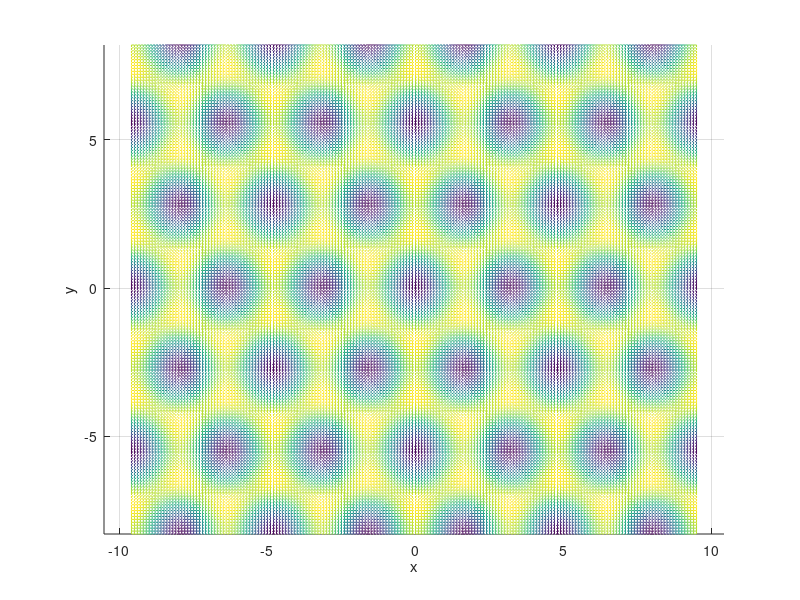

This chart was generated by the following MATLAB code: (Note: this script raises an error after producing the figure.)
% This code solves coupled Hartree-Fock eqs for the wave functions (WFs) psi{i}; 
% the equations are worked out in a separate pile (Derivation of Hartree-Fock for bosons,
% started 7/4/20), and the method's technical details are described in (Working out the
% AITEM for Hartree-Fock, started 7/6/20). 
% In short, equations consist of the Hartree part plus the exchange term (which is more
% expensive to compute than the Hartree part). 
% 
% (-del^2 + Vext + sum_{j~=i} int dr' VHeHe(r-r') |psi_j(r')|^2 ) psi_i   % <- Hartree
%   + sum_{j~=i} int dr' VHeHe(r-r') psi_j^*(r') psi_i^*(r') psi_j(r)     % <- Fock
%   - U <NinvU, U>^{-1} <Ninv U, L00u>  = 0                               % <- ensuring orthonormality
%
% This last term is worked out in Ref. [1] below. 
%
% The locations of the WFs in the graphene lattice are labeled along rows.
% In ..._v4 (compared to earlier versions) I automated the setup of an arbitrary
% (within reason) number of He atoms. 
%
% The organization of code follows that of spin1_BEC_ManyInitialConditions.m from my
% 2009-2010 Multi-component ITEM work [1].
%
% ********************************************************************************************
% Unlike in the "original" (= non-ME) version of this code, where I use two methods: 
% AITEM (simpler) or CGM (more complicated to code),
% here I use only the AITEM, to make the code simpler.
% ********************************************************************************************

%
% Reference:
% [1] My paper "Convergence conditions for iterative methods seeking multi-component solitary waves ...",
%     Mathematics and Computers in Simulation 81 (2011) 1572--1592.

clear all

savemyresults = 0;                    % 1 => save results in a file 
                                      % 0 => do not save results
if savemyresults == 1
    savedfilename = 'saveddata/22012501';
end

loadinitialus = 0;                    % 0 => use Gaussian-like us set up in the code;
                                      % 1 => load us from a file (this option is used when
                                      %       I had to stop a running file that had made progress
                                      %       toward the final solution, save its current variables, 
                                      %       and use those as the initial condition)
                                      
loadVext = 0;                         % 0 => use the model Vext generated inside the code
                                      % 1 => load a Vext provided by Jiang
                                      
softenVHeHe = 1;                      % 0 => use the original (Aziz) VHeHe
                                      % 1 => use VHeHe softened due to z-spread 


% ----------------------------------------------------------------------------------

% How often (after how many iterations) we display results and save data:
nplot = 200;                            % plot every nplot-th iteration 
nsave = 1000;


% - Set up the spatial domain:
% We use nondimensional units throughout; therefore, our VHeHe potential 
% (defined later) will also have to be in nondimensional units. 
uniform_strain = 0.3; 
a0 = 1.42* (1 + uniform_strain); %2.495/2.46;                            % side of graphene lattice [A]
% % % % The x- and y-periods, defined next, will be slightly adjusted later, 
% % % % to ensure that each period has an integer number of grid points:
% NO, now adjustment is needed: they are automatically defined to contain an integer number of pts...
per_x = a0*sqrt(3);                   
per_y = a0*3;                         % periods of Vext [A];
                                      % hence the dimensions of the grid must be multiple of these
space_scale = sqrt(3)*a0/pi;          % scale (in [A]) between nondimensional
                                      % and dimensional spacial variables
 
Numper_x = 6;
Numper_y = 3;                         % numbers of periods in x and y
% Total lengths along x and y, which will be adjusted slightly *soon*, to ensure that
% each period has an integer number of grid points:
xlength = Numper_x * per_x /space_scale; 
ylength = Numper_y * per_y /space_scale;  
Nx = 1/2* Numper_x/2 * 2^7;     
Ny = 1/2* Numper_y/2* 7/4* 2^7;                % number of points along x and y
                                          % (the factor 7/4 approximates per_y/per_x = sqrt(3))
dx = xlength/Nx;  dy = ylength/Ny;    % mesh sizes along x and y
% % % % Now adjust per_{x,y} to ensure that they contain an integer number of grid points,
% % % % and subsequently adjust {x,y}lengths:
% % % % per_x = round( (per_x/space_scale)/dx ) *dx*space_scale;
% % % % per_y = round( (per_y/space_scale)/dy ) *dy*space_scale;
% % % xlength = Numper_x * per_x /space_scale; 
% % % ylength = Numper_y * per_y /space_scale; 
x = [-xlength/2 :dx: xlength/2-dx];
y = [-ylength/2 :dy: ylength/2-dy];   % domains along x and y
[X,Y] = meshgrid(x,y);                % X is the Ny-by-Nx matrix that has x along each row, 
                                      %  and columns are all identical;
                                      % Y is the Ny-by-Nx matrix that has y along each column, 
                                      %  and rows are all identical.
dxdy = dx*dy;
      
xdim = x*space_scale;                 % [A] these are needed only for plotting
ydim = y*space_scale;


% - Define the spectral domain (used in convolution-type integration):
dkx = 2*pi/xlength;
dky = 2*pi/ylength;
kx = dkx*[0:Nx/2-1  -Nx/2:-1];
ky = dky*[0:Ny/2-1  -Ny/2:-1];       % k-domains along kx and ky
[KX,KY] = meshgrid(kx,ky);           % KX is the Ny-by-Nx matrix that has kx along each row, 
                                     %  and columns are identical;
                                     % KY is the Ny-by-Nx matrix that has ky along each column, 
                                     %  and rows are identical.
mfftdel2 = KX.^2 + KY.^2;            % (-del^2) in Fourier space 
                  

% - Set up the lattice vectors in direct and reciprocal space;
% notations x,y stand for the x,y-components in the rectangular coordinate system.
% Direct lattice vectors (nondimensional):
a1x = per_x/2 /space_scale;
a1y = per_y/2 /space_scale;  
a2x = - a1x;
a2y = a1y;
a1vec = [a1x; a1y];
a2vec = [a2x; a2y];

% Reciprocal lattice vectors (nondimensional):
gmat = 2*pi*inv([a1vec, a2vec].');
g1vec = gmat(:,1);
g2vec = gmat(:,2);
g3vec = g1vec + g2vec;               % auxiliary; we will be needed only for construction of Vext
                                     % Note: These notations of g{1,2,3} reciprocal lattice vectors
                                     %       have absolutely nothing to do with psi{1,2,3}.
g1x = g1vec(1);
g1y = g1vec(2);
g2x = g2vec(1);
g2y = g2vec(2);
g3x = g3vec(1);
g3y = g3vec(2);

g4vec = g1vec + g3vec;
g5vec = g2vec - g1vec;
g6vec = g2vec + g3vec;

g4x = g4vec(1);
g4y = g4vec(2);
g5x = g5vec(1);
g5y = g5vec(2);
g6x = g6vec(1);
g6y = g6vec(2);

% - Construct the external potential Vext:
xshift_Vext = 1*per_x/2 * rem(Numper_x * Numper_y, 2) /space_scale;
                                 % The minimum of Vext is shifted from 0 by this amount along x.
                                 % (The coefficient in front of per_x must be 1!
                                 %  If I set it to 0, the atoms are
                                 %  initially at the shallow saddle points
                                 %  on the ridges of graphene bonds.
                                 %  With this initial condition, the iterations still produce an error that
                                 %  decreases to ~10^-6 in the equation norm. However, then the
                                 %  iterations begin to diverge, albeit very slowly, and eventually 
                                 %  settle down to the solution with atoms at the wells of Vext.)
                                 % This shift is different than in the 1/3 and 2/3 codes,
                                 % for the reason explained before the loop where coordinates
                                 % of the centers of atoms are set up.
                                     
E_R = 9.89/(1 + 1*uniform_strain)^2;  % recoil energy [K], used as the energy scale 
                                     
if loadVext == 0                                     
%     Vext0 = 1*24/(E_R*4.5);                         % controls amplitude of Vext
%                                          % (Vext's full-swing amplitude = 4.5*Vext0)
%     Vext_nextharm = -1*Vext0*0.016;         % amplitude of the next harmonic
    
    Vext0 = 5.56/E_R;                         % controls amplitude of Vext
                                     % (Vext's full-swing amplitude = 4.5*Vext0)
    Vext_nextharm = -1.9e-2/E_R;         % amplitude of the next harmonic

    Xshifted_Vext = X - xshift_Vext;
    Vext = -Vext0*( cos( g1x*Xshifted_Vext + g1y*Y ) + ...
                    cos( g2x*Xshifted_Vext + g2y*Y ) + ...
                    cos( g3x*Xshifted_Vext + g3y*Y )) + ...
           -Vext_nextharm*( cos( g4x*Xshifted_Vext + g4y*Y ) + ...
                            cos( g5x*Xshifted_Vext + g5y*Y ) + ...
                            cos( g6x*Xshifted_Vext + g6y*Y ));
else % loadVext == 1
    V_Graphene_He;     % this loads VHeC over 2 x-periods and 1 y-period
    V_Graphene_He_x;   % this loads XforVHeC
    V_Graphene_He_y;   % this loads XforVHeC
    
    xsizeVHeC = size(VHeC,2);
    
    % Cut off the middle of the potential, to make it 1 x-period only:
    adj_nx = 0;
    VHeC_adj = VHeC(:, 1 + xsizeVHeC/4 : end - xsizeVHeC/4);
    XforVHeC_adj = XforVHeC(:, 1 + xsizeVHeC/4 : end - xsizeVHeC/4);
    YforVHeC_adj = YforVHeC(:, 1 + xsizeVHeC/4 : end - xsizeVHeC/4);
    
    % Interpolate one period of the loaded Vext onto a 1x1-period rectangle:
    xauxVext = -per_x /space_scale/2 : dx : per_x /space_scale/2 - dx;
    yauxVext = -per_y /space_scale/2 : dy : per_y /space_scale/2 - dy;
    [XauxVext, YauxVext] = meshgrid(xauxVext, yauxVext);
    VHeC_1x1period = interp2(YforVHeC_adj/2/space_scale, XforVHeC_adj/2/space_scale, ...
                             VHeC_adj, XauxVext, YauxVext);
    
    figure(200); mesh(XauxVext, YauxVext, VHeC_1x1period); view(2)
    
    % Create a tile of this VHeC:
    VHeC_tiled = repmat(VHeC_1x1period, [Numper_y, Numper_x]);
    
    figure(201); mesh(VHeC_tiled); view(2)
    
    % Now shift this VHeC by an amount defined above:
    nxshift_Vext = round(xshift_Vext/dx); 
    Vext(:, nxshift_Vext+1 : Nx) = VHeC_tiled(:, 1 : Nx - nxshift_Vext);
    Vext(:, 1 : nxshift_Vext) = VHeC_tiled(:, Nx - nxshift_Vext+1 : Nx);
    
end

    
Vext_ampl = max(max(Vext)) - min(min(Vext));
                                     % this will be used in defining preconditioning operators
% Visually examine Vext:
figure(301);
mesh(xdim,ydim,Vext); view(2)
xlabel('x'); ylabel('y');
% xlim([-3 3]); ylim([-3, 3])
axis('equal')
% 
% 
% jghjghjgjg

% - Load and prepare the He-He potential:
He_Aziz95_reduced;                   %  NOTES: 
                                     % 1:
                                     % The "code" He_Aziz95_reduced.m, which contains
                                     % r and V of the potetntial in dimensional units in the
                                     % variable called r_V_95reduced.
                                     % This is the newest Aziz potential (of 1995) provided by Adrian.
                                     % The original Adrian's data are in file He_Aziz95.dat;
                                     % there, the distance goes to 100A. In the reduced version
                                     % used here, the distance goes to 30A, which is still more
                                     % than sufficient for our purposes. 
                                     % 2:
                                     % Here we load the data of the original, i.e., NOT softened,
                                     % potential. The SOFTENED data, accounting for the z-spread of
                                     % the wavefunction, are computed a few lines below by running
                                     % the code       He_Aziz95_reduced_SOFTENED.
                                     %
% - Nondimensionalize r and V:
r_HeHeextendto = 100;                % [A] This is the distance to which I need to extend VHeHe
                                     % to make sure that it covers the entire computational domain.
rHeHe = [r_V_95reduced(:,1);  r_HeHeextendto] / space_scale;  
        % I have to use the last element in case that my numerical grid for rHeHe_arr
        % goes beyond the actual values of r stored in He_Aziz95_reduced.m.

if  softenVHeHe == 0
    VHeHe = [r_V_95reduced(:,2);  0] / E_R;
else  % if softenVHeHe = 1
    He_Aziz95_reduced_SOFTENED;
    VHeHe = [Vhehe_softened';  0] / E_R; 
end

% - Define the r and V, which originally are vectors, on a grid:
rHeHe_arr = sqrt(X.^2+Y.^2);      
rHeHe_vec = reshape(rHeHe_arr, [1 ,Ny*Nx]);
                               % r-vector corresponding to grid, *not* r from He_potential file
VHeHe_vec = interp1(rHeHe, VHeHe, rHeHe_vec);
                                            % interpolate VHeHe on the above r-vector
% % % % % VHeHe_arr = reshape(VHeHe_vec, [Ny, Nx]);
% % % % % mollify_VHeHe = 0*1; %1e-12;                  % set this to 0ish if you don't want to 
% % % % % fftVHeHe = mollify_VHeHe * fft2(VHeHe_arr);
% % % % % 
% % % % % 

scale_VHeHe = 1; %0.5e-3; %1e-12;                  % set this to 0 if there is no VHeHe
                                          % set this to < 1 to account for V_2particleWF < V_BH
VHeHe_arr = scale_VHeHe * reshape(VHeHe_vec, [Ny, Nx]);
fftVHeHe_true = fft2(VHeHe_arr);

% Cut off VHeHe at a certain height; otherwise the method will be extremely slow to converge.
Ecutoff = 2500;   % [K]            
Ecutoff_nondim = Ecutoff / E_R; 
VHeHe_arr_mollified = min(VHeHe_arr, Ecutoff_nondim);
fftVHeHe = fft2(VHeHe_arr_mollified);  



% % - Define iteration parameters:
% %
% % Constant in the preconditioning operator N (which is the same for all equations):
% cN = max(100, Vext_ampl*0.5);   % "0.5" appears to work noticeably better than "0.9"
% % The preconditioning operator (needed only in Fourier space):
% fftN_inv = 1./(cN + mfftdel2);
% fftN = 1./fftN_inv;
% 
% 
% Dt=0.5*50*0.01;   % Delta\tau (imaginary time step)
%                  % Linear case: 1000*0.0003 = 0.3 - converges well;
% dxdy = dx*dy;
% tol_D = 10^(-6+0) * 10^(-2)*Dt;                % tolerance up to which I perform computation


% - Set up initial guesses for psi's (below we will refer to psi's as u's).
%
NumHe_x = Numper_x;
NumHe_y = Numper_y*2;                   % number of He atoms per row and per column
NumHe = NumHe_x * NumHe_y;              % total number of He atoms


% This is done somewhat differently than in the 1/3 and 2/3 cases. 
% The difference is that we avoid putting the center of a cell at the corners,
% regardless of whether Numper_x is odd or even.
% Historically, this was done so as to avoid the then mysterious distortion, which I observed
% for atoms placed along the boundary. Such a distortion should be absent for periodic BC.
% Later, I found that the reason for that distortion was that I was using trapz instead of sum
% (which treats boundary points differently from those in the bulk).
% However, the way I set up He atoms is preserved. 
for nHe_y = 1 : NumHe_y
    for nHe_x = 1 : NumHe_x
        xcs( (nHe_y - 1)*NumHe_x + nHe_x ) = ( -Numper_x/2 + nHe_x - 1/2 + ...
                                               1/2*(rem(nHe_y, 2) - 1) ) * per_x/space_scale + ...
                                               0.1*randn;
        ycs( (nHe_y - 1)*NumHe_x + nHe_x ) = ( Numper_y/2 - (nHe_y - 1)/2 ) * per_y/space_scale + ...
                                             0.1*randn;
    end
end

if  loadinitialus == 0 

    %
    % Widths (make them all the same; I can't think of a situation where they are not):
    Wu = 0.4*a0/space_scale;

    pertsize = 0.0;
    for nHe = 1 : NumHe_x   % Set up initial guesses for atoms in the first (and last) half-row
                            % differently from the rest of the atoms.
        us(:,:, nHe) = exp( -( (X-xcs(nHe)).^2 + (Y-ycs(nHe)).^2 )/Wu^2 ) + ...
                       exp( -( (X-xcs(nHe)).^2 + (Y-ycs(nHe)+ylength).^2 )/Wu^2 );
                       % A Note on why I use "+ylength" above but "-xlength" later
                       % is found after I set up the last of us's. 
                       
        us(:,:, nHe) = us(:,:, nHe) + ...
                       pertsize*((2*randn-1)*(X-xcs(nHe)) + (2*randn-1)*(Y-ycs(nHe))).*...
                                exp( -( (1+pertsize*(2*randn-1))*(X-xcs(nHe)).^2 + ...
                                        (1+pertsize*(2*randn-1))*(Y-ycs(nHe)).^2 )/Wu^2 );
                                     
        us(:,:, nHe) = us(:,:, nHe) / sqrt(sum(sum( us(:,:, nHe).^2 ))*dxdy);
    end
    for nHe = NumHe_x + 1 : NumHe 
        if rem( floor((nHe-0.5)/NumHe_x), 2 ) == 0   % odd-numbered rows 
            us(:,:, nHe) = exp( -( (X-xcs(nHe)).^2 + (Y-ycs(nHe)).^2 )/Wu^2 );
        else  % i.e. if  rem( floor((nHe-0.5)/NemHe_x), 2 ) == 1   % even-numbered rows
            if  rem(nHe, NumHe_x) == 1   % first atom/cell in even-numbered row
                us(:,:, nHe) = exp( -( (X-xcs(nHe)).^2 + (Y-ycs(nHe)).^2 )/Wu^2 ) + ...
                               exp( -( (X-xcs(nHe)-xlength).^2 + (Y-ycs(nHe)).^2 )/Wu^2 );
            else
                us(:,:, nHe) = exp( -( (X-xcs(nHe)).^2 + (Y-ycs(nHe)).^2 )/Wu^2 );
            end
        end
        
        us(:,:, nHe) = us(:,:, nHe) + ...
                       pertsize*((2*randn-1)*(X-xcs(nHe)) + (2*randn-1)*(Y-ycs(nHe))).*...
                                exp( -( (1+pertsize*(2*randn-1))*(X-xcs(nHe)).^2 + ...
                                         (1+pertsize*(2*randn-1))*(Y-ycs(nHe)).^2 )/Wu^2 );
                                     
        us(:,:, nHe) = us(:,:, nHe) / sqrt(sum(sum( us(:,:, nHe).^2 ))*dxdy);
    end
    % Note on why I use "+ylength" for atoms of row 1 (top/bottom boundary)
    % but "-xlength" for atoms at the left/right boundary:
    %   - As one verifies explicitly, min(xcs) = min(x), while  max(ycs) = max(y+dy). 
    %     Thus for row 1-atoms, the 1st line in their setup creates "slightly incomplete"
    %     halves sitting at the top boundary (i.e. at max(y) rather than max(y+dy));
    %     then the 2nd line creates the remaining "complete" halves at the bottom boundary.
    %     On the contrary, for atoms sitting at the left/right boundary, the 
    %     1st line of their setup creates "complete" halves at the left boundary,
    %     while the 2nd line creates "slighty incomplete" halves at the right boundary. 
    
    
%     us(:,:,13) = us(:,:,13) + ...
%                  0.1*(X-xcs(13)).*exp( -1.1*( (X-xcs(13)).^2 + 0.8*(Y-ycs(13)).^2 )/Wu^2 );
%     us(:,:, 13) = us(:,:, 13) / sqrt(sum(sum( us(:,:, 13).^2 ))*dxdy);
    
elseif  loadinitialus == 1
    % Note that I still need xcs and ycs, defined above, because I save them at the end.
    
    load('saveddata/20072301', 'us');
    
end

% Xshifted_VextNew = X - xcs(1);
% Vext = -Vext0*( cos( g1x*Xshifted_VextNew + g1y*Y ) + ...
%                 cos( g2x*Xshifted_VextNew + g2y*Y ) + ...
%                 cos( g3x*Xshifted_VextNew + g3y*Y ) );
% 
% % Visually examine New Vext:
% figure(300);
% mesh(xdim,ydim,Vext); view(2)
% xlabel('x'); ylabel('y');
% % xlim([-3 3]); ylim([-3, 3])
% axis('equal')


                

        step4plot = 1;
        figure(3001);
        Numpan_x = NumHe_x;
        Numpan_y = NumHe_y/2;
        for npan_y = 1 : 2 : NumHe_y
            for npan_x = 1 : Numpan_x
                npan = (npan_y - 1)/2*Numpan_x + npan_x;
                n_of_u = (npan_y - 1)*Numpan_x + npan_x;
                %
                subplot(Numpan_y, Numpan_x, npan)
                mesh( xdim(1:step4plot:end), ydim(1:step4plot:end), ...
                      Vext(1:step4plot:end, 1:step4plot:end)/(5*Vext_ampl) ); view(2)
                hold on
                mesh( xdim(1:step4plot:end), ydim(1:step4plot:end), ...
                      us(1:step4plot:end, 1:step4plot:end, n_of_u) ); view(2)
                hold off
                xlabel('x'); ylabel('y');
                % xlim([-3 3]); ylim([-3, 3])
                xlim([-xlength/2, xlength/2]); 
                % ylim([-ylength/2, ylength/2]);
                axis('equal')
                title(['u' int2str(n_of_u)])
            end
        end
        
        figure(3002);
        for npan_y = 2 : 2 : NumHe_y
            for npan_x = 1 : Numpan_x
                npan = (npan_y - 2)/2*Numpan_x + npan_x;
                n_of_u = (npan_y - 2)*Numpan_x + Numpan_x + npan_x;
                %
                subplot(Numpan_y, Numpan_x, npan)
                mesh( xdim(1:step4plot:end), ydim(1:step4plot:end), ...
                      Vext(1:step4plot:end, 1:step4plot:end)/(5*Vext_ampl) ); view(2)
                hold on
                mesh( xdim(1:step4plot:end), ydim(1:step4plot:end), ...
                      us(1:step4plot:end, 1:step4plot:end, n_of_u) ); view(2)
                hold off
                xlabel('x'); ylabel('y');
                % xlim([-3 3]); ylim([-3, 3])
                xlim([-xlength/2, xlength/2]); 
                % ylim([-ylength/2, ylength/2]);
                axis('equal')
                title(['u' int2str(n_of_u)])
            end
        end
        %         
        
%         figure(3);
%          mesh( xdim(1:step4plot:end), ydim(1:step4plot:end), ...
%                       Vext(1:step4plot:end, 1:step4plot:end)/(5*Vext_ampl) ); view(2)
%                 hold on
%                 mesh( xdim(1:step4plot:end), ydim(1:step4plot:end), ...
%                       us(1:step4plot:end, 1:step4plot:end, 1) ); view(2)
%                 hold off
%                 xlabel('x'); ylabel('y');
%                 % xlim([-3 3]); ylim([-3, 3])
%                 xlim([-xlength/2, xlength/2]); 
%                 % ylim([-ylength/2, ylength/2]);
%                 axis('equal')
        

pause(1);


% ---------------------------------------------------------------------------
% Initialize auxiliary parameters for iterations:
%
% Constant in the preconditioning operator N (which is the same for all equations):
cN = max(100, Vext_ampl*0.5);   % "0.5" appears to work noticeably better than "0.9"

% The preconditioning operator (needed only in Fourier space):
fftN_inv = 1./(cN + mfftdel2);
fftN = 1./fftN_inv;

Dt=0.5*50*0.01;   % Delta\tau (imaginary time step)
                 % Linear case: 1000*0.0003 = 0.3 - converges well;
tol_D = 10^(-5+0) * 10^(-2)*Dt;                % tolerance up to which I perform computation

norm_D_eqs = 1;
norm_D = 1;                  % initialize the initial errors
counter = 0;                 % initialize iterations counter

norm_D_eqs_startME = 1e-22;  % "_ME" refers to Mode Elimination procedure, which has been
                             % found (for an unknown reason) not to work;
                             % hence I suppres its usage by setting a very low "starting error".
ME_start_counter = 50;      % counter with which ME starts (if it hasn't started earlier due to the
                             %  error becoming less than the above threshold)
gammaME_max = 10^4;          % max value of ME's parameter gamma
sME = 0.4;                   % parameter "s" of ME (how much of the slow mode we subtract)

FocFac = 1;                  % I may model just Hartree sometimes, to check if the code works properly
                             % w/o the Fock term. 
                             % 0 => Hartree only
                             % 1 => Hartree-Fock 


% Preallocate multi-dimensional arrays:
% usus = zeros(Ny, Nx, NumHe, NumHe);
fftusus  = zeros(Ny, Nx, NumHe, NumHe);
Fock = zeros(Ny, Nx, NumHe, NumHe);
Vext_VHeHe_on_us = zeros(Ny, Nx, NumHe);
L00s_Ha = zeros(Ny, Nx, NumHe);
L00s_Fo = zeros(Ny, Nx, NumHe);
L00s = zeros(Ny, Nx, NumHe);
Ninvus_cc = zeros(Ny, Nx, NumHe);
us_reshaped = zeros(Ny*Nx, NumHe);
aux_forUterm_1 = zeros(NumHe^2, NumHe^2);
aux_forUterm_2 = zeros(NumHe^2, 1);
L00minUterm = zeros(Ny, Nx, NumHe);
subtracted_mode = zeros(Ny, Nx, NumHe);


% Begin the iterations:
while norm_D > tol_D

    counter = counter+1;
%     for nHe = 1 : NumHe 
%         us_old(:,:, nHe) = us(:,:, nHe);
%     end	
    
    us_old = us;
    
    if counter > 1
        L00minUterm_old = L00minUterm;
    end
    
    
    % ***********************************************************
    %                          *** Compute new  us ***
    % ***********************************************************
            
    % -------------------------------------------------------------------------------------------
    % -------------------------------------------------------------------------------------------
    % Compute L0u = L00u - Uterm; this computation is common to the AITEM and CGM:
    
    % Step 1:   Compute the components of the vector  L^{00}u in (2.9) of [1]
    for mHe = 1 : NumHe 
        fftus(:,:, mHe) = fft2( us(:,:, mHe) );

        for  nHe = mHe : NumHe            
            % usus(:,:, mHe, nHe) = us(:,:, nHe).*conj(us(:,:, mHe));
            fftusus(:,:, mHe, nHe) = fft2( us(:,:, nHe).*conj(us(:,:, mHe)) );
        end
    end

    % This is the sum over all He atoms, sum_atoms fft(|u(atom)|^2), 
    % used to compute the Hartree contribution:
    fftusabssq_all = zeros(Ny,Nx);
    for  nHe = 1 : NumHe  
        fftusabssq_all = fftusabssq_all + fftusus(:,:, nHe, nHe);
    end

    % The following terms will be used to compute the Fock contributions:   
    for  mHe = 1 : NumHe
        for  nHe = 1 : mHe - 1
            Fock(:,:, mHe, nHe) = conj( Fock(:,:, nHe, mHe) );
        end
        for  nHe = mHe + 1 : NumHe   % this ensures that Fock(:,:, nHe,nHe) = 0
            Fock(:,:, mHe, nHe) = fftshift( ifft2( fftusus(:,:, mHe, nHe) .* fftVHeHe) )*dxdy;
        end
%         squeeze(max(max( abs(Fock(:,:, mHe, :)) )))
%         pause
    end
    % fordebug1 = zeros(NumHe, NumHe);
%     fordebug1 = squeeze(max(max( abs(Fock) )))
%     pause

    for nHe = 1 : NumHe
        Vext_VHeHe_on_us(:,:, nHe) = Vext + ...
                        fftshift( ifft2( (fftusabssq_all - fftusus(:,:, nHe, nHe) ) .* fftVHeHe) )*dxdy;
        % The Hartree terms (which include the 1-particle Hamiltonian):
        L00s_Ha(:,:, nHe) = ifft2(fftus(:,:, nHe) .* mfftdel2) + ...
                            Vext_VHeHe_on_us(:,:, nHe) .* us(:,:, nHe);
        % The Fock terms:
        L00s_Fo(:,:, nHe) = sum( Fock(:,:, :, nHe) .* us(:,:, :), 3);
        % Hartree + Fock:
        L00s(:,:, nHe) = L00s_Ha(:,:, nHe) + FocFac * L00s_Fo(:,:, nHe);
    end


    % Step2:  Compute the second term on the r.h.s. of (2.8a) and (2.9a) in [1] (see also (2.8c)).
    %         I do not compute the matrix {\mathcal U} directly, but instead use its representation
    %         using the Kronecker product at the end. Before that, I compute auxiliary matrices
    %         as described in my Notes on Hartree-Fock. 
    %
    for nHe = 1 : NumHe
        % (N^{-1} us)^* (Note that only the complex conjugate of this quantity is used below):
        Ninvus_cc(:,:, nHe) = conj( ifft2(fftus(:,:, nHe) .* fftN_inv) );   
    end

    % Matrix of <N^{-1} us,  us> and its inverse:
    for mHe = 1 : NumHe
        for nHe = 1 : mHe-1
            Ninvus_us(mHe, nHe) = conj( Ninvus_us(nHe, mHe) );
        end
        for nHe = mHe : NumHe
            Ninvus_us(mHe, nHe) = sum(sum( us(:,:, nHe).* Ninvus_cc(:,:, mHe) ))*dxdy; 
        end
    end

    Ninvus_us_inv = inv( Ninvus_us );

%     for nHe = 1 : NumHe
%         us_reshaped(:, nHe) = reshape( us(:,:, nHe), [Ny*Nx, 1] );
%     end
%     
%     aux_forUterm_1 = us_reshaped * Ninvus_us_inv;          % dimension = Ny*Nx x NumHe
%     aux_forUterm_2 = kron( aux_forUterm_1, eye(NumHe) );   % dimension = Ny*Nx*NumHe x NumHe^2

    aux_forUterm_1 = kron( Ninvus_us_inv, eye(NumHe) );   % dimension = NumHe^2 x NumHe^2 

    % <N^{-1} us, L00s>,  dimension = NumHe x NumHe
    for mHe = 1 : NumHe
        for nHe = 1 : NumHe
            Ninvus_L00s(mHe, nHe) = sum(sum( Ninvus_cc(:,:, nHe).* L00s(:,:, mHe) ))*dxdy; 
        end
    end

%     aux_forUterm_3 = aux_forUterm_2 * reshape( Ninvus_L00s, [NumHe^2, 1] );
%                      % dimension = Ny*Nx*NumHe x 1
    aux_forUterm_2 = aux_forUterm_1 * reshape( Ninvus_L00s, [NumHe^2, 1] );
                     % dimension = NumHe^2 x 1

    theUterm = zeros(Ny, Nx, NumHe);                 
    for nHe = 1 : NumHe    
        for  mHe = 1 : NumHe
           theUterm(:,:, nHe) = theUterm(:,:, nHe) + us(:,:, mHe) * aux_forUterm_2(nHe + (mHe-1)*NumHe);
        end
    end

%     theUterm( = reshape( aux_forUterm_3, [Ny, Nx, NumHe] );
%                      % U * <NinvU, U>^{-1} <NinvU, L00s> 

    if FocFac == 0
        for  nHe = 1 : NumHe
            Es(nHe) = Ninvus_L00s(nHe,nHe) / Ninvus_us(nHe,nHe);
            theUterm(:,:, nHe) = Es(nHe) * us(:,:, nHe);
        end
    end
        
        
    L00minUterm = L00s - theUterm;
	
       
%%%%%%%%%%%%%%%%%%%%%%%%%%%%%%%%%%%%%%%%%%%%%%%%%%%%%%%%%%%%%%%%%%%%%%%%%%%%%%%%%%%%%%%%%         
    % The following is the Mode-Elimination step applied every iteration past some point
    % (implemented 3/24/22)
    if  norm_D_eqs < norm_D_eqs_startME || counter >= ME_start_counter
        
        for nHe = 1 : NumHe
            
            ffte_st_1 = fft2(e_st_1(:,:, nHe));    % Since norm_D_eqs_startME is sufficiently smaller than the
                                              % initial norm_D_eqs, and then several iterations will pass
                                              % before ME starts. Then, e_st_1  will already be defined. 
                                              % (It is defined after this loop.)
            L_e_st_1_sub = L00minUterm(:,:, nHe) - L00minUterm_old(:,:, nHe);
            e_st_1_M_e_st_1(nHe) = sum(sum( e_st_1(:,:, nHe) .*real(ifft2(fftN.*ffte_st_1)) ));
            alpha_numerator(nHe) = sum(sum( e_st_1(:,:, nHe) .*L_e_st_1_sub ));
            slowmode_numerator(nHe) = sum(sum( e_st_1(:,:, nHe) .*L00minUterm(:,:, nHe) ));
        end
        alpha_st_1 = sum(alpha_numerator)/sum(e_st_1_M_e_st_1);
        gamma_st_1_aux = 1 - sME/(alpha_st_1*Dt);
        gamma_st_1 = gamma_st_1_aux/sqrt(1+(gamma_st_1_aux/gammaME_max)^2);
        alpha_rec(counter) = alpha_st_1;
        for nHe = 1 : NumHe
            subtracted_mode(:,:, nHe) = e_st_1(:,:, nHe) *gamma_st_1 * ...
                                        sum(slowmode_numerator)/sum(e_st_1_M_e_st_1);
        end
    end
%%%%%%%%%%%%%%%%%%%%%%%%%%%%%%%%%%%%%%%%%%%%%%%%%%%%%%%%%%%%%%%%%%%%%%%%%%%%%%%%%%%%%%%%%         

    
   % ----------------------------------------------------------------------------------------

    %  Compute \hat{u}_{n+1} from (2.9a) in [1]:
    for nHe = 1 : NumHe
        us(:,:, nHe) = us(:,:, nHe) - Dt*real( ifft2( fftN_inv.* fft2( L00minUterm(:,:, nHe) ) ) ...
                                                - subtracted_mode(:,:, nHe) );
    % NOTE: The sign '-' instead of '+', as in the paper, in front of Dt is due to the fact
    %       that L00 (and hence the U-term) has the opposite sign as the corresponding 
    %       quantities in [1]. Recall that eigenvalues of L00 are negative in the paper
    %       but positive here. 
    end     
    
	
    % ----------------------------------------------------------------------------------------

    % Perform regular Gram-Schmidt on us.
    % Allow for the possibility to do so only every several steps (to save time):
    if norm_D_eqs > 1e-3
        do_GS = 1;
    elseif norm_D_eqs <= 1e-3 && norm_D_eqs > 1e-4
        do_GS = 1;
    else
        do_GS = 1;
    end

    if rem(counter, do_GS) == 0

        for  nHe = 1 : NumHe
            uaux = us(:,:, nHe);
            for  kHe = 1 : nHe-1
                uaux = uaux - (sum(sum( conj(us(:,:, kHe)).* uaux ))*dxdy) * us(:,:, kHe);
            end
            us(:,:, nHe) = uaux / sqrt( sum(sum( abs(uaux).^2 ))*dxdy ); 
        end

    end
    
    e_st_1 = us - us_old;
    
    % ----------------------------------------------------------------------------------------
    % ----------------------------------------------------------------------------------------
 
        
    
    % TO BE REMOVED AFTER EDITING THE ONE ABOVE
% % % %%%%%%%%%%%%%%%%%%%%%%%%%%%%%%%%%%%%%%%%%%%%%%%%%%%%%%%%%%%%%%%%%%%%%%%%%%%%%%%%%%%%%%%%%         
% % %     % The following is the Mode-Elimination acceleration step, which doesn't work
% % %     % (not due to a mistake in the code, but due to some other reason that I haven't
% % %     %  understood). 
% % %     if norm_D_eqs < norm_D_eqs_startME && do_ME == 0
% % %         do_ME = 1;
% % %         counter_start_ME = counter;
% % %     end
% % %     if  do_ME == 1 && rem(counter - counter_start_ME, timeperiod_ME) == 0
% % %         us_oldold(:,:, nHe) = us_old(:,:, nHe);
% % %     elseif  do_ME == 1 && rem(counter - counter_start_ME, timeperiod_ME) == 1
% % %         for nHe = 1 : NumHe
% % %             % Compute the decay factor of the slow mode for each u:
% % %             r_slowmode = sqrt( sum(sum( abs(us(:,:, nHe) - us_old(:,:, nHe)).^2 )) / ...
% % %                                sum(sum( abs(us_old(:,:, nHe) - us_oldold(:,:, nHe)).^2 )) );
% % %             % Subtract some part of the slow mode from the current solution:
% % %             us(:,:, nHe) = us(:,:, nHe) - ...
% % %                             0.7*r_slowmode/(r_slowmode - 1) * (us(:,:, nHe) - us_old(:,:, nHe));
% % %             % 
% % %         end
% % %     end
% % % %%%%%%%%%%%%%%%%%%%%%%%%%%%%%%%%%%%%%%%%%%%%%%%%%%%%%%%%%%%%%%%%%%%%%%%%%%%%%%%%%%%%%%%%%         

    
    % For the purpose of stopping the iterations, compute the error,
    %  defined as the norm of the difference between the solutions at two consecutive steps.
    % First integrate (with trapz) over x & y, then sum over He atoms: 
    norm_D = 1/NumHe * sqrt( sum( sum(sum( (us - us_old).^2 ))*dxdy ) );
    rec_norm_D(counter) = norm_D;
	
	norm_D_eqs = 1/NumHe * sqrt( sum( sum(sum( abs(L00minUterm).^2 ))*dxdy ) );
	rec_norm_D_eqs(counter) = norm_D_eqs;
    
    
               
    % - Plot the solution and error:
    if rem(counter, nplot) == 0
        
%         figure(301);
%         for nHe = 1 : NumHe
%             mesh(xdim,ydim, (us(:,:, nHe) - us_old(:,:, nHe))/Dt); view(2)
%             hold on
%         end
%         hold off
%         xlabel('x'); ylabel('y');
%         xlim([-xlength/2, xlength/2]); ylim([-ylength/2, ylength/2]);
%         title(['normD = ' num2str(norm_D) ' , normDeqs = ' num2str(norm_D_eqs)])
%         pause(0.5)
         
		% step4plot = 2;
        figure(302);
        for nHe = 1 : NumHe
            mesh(xdim(1:step4plot:end),ydim(1:step4plot:end), us(1:step4plot:end,1:step4plot:end, nHe) ); view(2)
            hold on
        end
        mesh( xdim(1:step4plot:end),ydim(1:step4plot:end), Vext(1:step4plot:end,1:step4plot:end)/(3*Vext_ampl) ); view(2)
        hold off
        xlabel('x'); ylabel('y');
        xlim([-xlength/2, xlength/2]); ylim([-ylength/2, ylength/2]);
        title(['linear plot of us;  counter = ' int2str(counter) ])
         pause(0.5)
         
        figure(304);
        for nHe = 1 : NumHe
            mesh(xdim(1:step4plot:end),ydim(1:step4plot:end), log10(abs( us(1:step4plot:end,1:step4plot:end, nHe) )) ); view(2)
            hold on
        end
        hold off
        xlabel('x'); ylabel('y');
        xlim([-xlength/2, xlength/2]); ylim([-ylength/2, ylength/2]);
        title('log plot of us')

        figure(401);
        plot(log10(rec_norm_D/Dt),'b');
        hold on
        plot(log10(rec_norm_D_eqs),'r--');
        hold off
        legend('Du', 'Deqs')

        
        counter
        errs_Dt = [norm_D/Dt  norm_D_eqs  Dt]
        for nHe = 1 : NumHe
            Es_kin(nHe) = sum(sum( real( ifft2(fftus(:,:, nHe) .* mfftdel2) ).* us(:,:, nHe) ))*dxdy;
            Es_pot_relbot(nHe) = sum(sum( (Vext_VHeHe_on_us(:,:, nHe) - min(min(Vext))).* ...
                                          abs(us(:,:, nHe).^2) ))*dxdy;
            Es_pot_reltop(nHe) = sum(sum( (Vext_VHeHe_on_us(:,:, nHe) - max(max(Vext))).* ...
                                          abs(us(:,:, nHe).^2) ))*dxdy;
        end
        Es_kin_ave = mean(Es_kin);
        Es_pot_relbot_ave = mean(Es_pot_relbot);
        Es_pot_reltop_ave = mean(Es_pot_reltop);
        
%         Es_kin_arr_Kelvin = zeros(NumHe_y, NumHe_x);
%         Es_pot_arr_Kelvin = zeros(NumHe_y, NumHe_x);
        for nHe_y = 1 : NumHe_y
            for nHe_x = 1 : NumHe_x
                Es_kin_arr_Kelvin(nHe_y, nHe_x) = Es_kin( (nHe_y - 1)*NumHe_x + nHe_x ) * E_R; 
                Es_pot_relbot_arr_Kelvin(nHe_y, nHe_x) = ...
                                         Es_pot_relbot( (nHe_y - 1)*NumHe_x + nHe_x ) * E_R; 
                Es_pot_reltop_arr_Kelvin(nHe_y, nHe_x) = ...
                                         Es_pot_reltop( (nHe_y - 1)*NumHe_x + nHe_x ) * E_R;
            end
        end
        %  L00s_Fo_magnarr(nHe_y, nHe_x) = norm(L00s_Fo(:,:, (nHe_y - 1)*NumHe_x + nHe_x)); 
        d_Es_kin_arr_Kelvin = Es_kin_arr_Kelvin - Es_kin_ave*E_R;
        d_Es_pot_relbot_arr_Kelvin = Es_pot_relbot_arr_Kelvin - Es_pot_relbot_ave*E_R;
%         d_Es_pot_reltop_arr_Kelvin = Es_pot_reltop_arr_Kelvin - Es_pot_reltop_ave*E_R 
        d_Es___________kin__________pot_______arr_Kelvin = ...
            [d_Es_kin_arr_Kelvin  d_Es_pot_relbot_arr_Kelvin]
        E_kin_potrelbot_potreltop_ave = [Es_kin_ave Es_pot_relbot_ave Es_pot_reltop_ave]*E_R
        
        
        
               
        nHe_cent = NumHe_y/2 * NumHe_x + ceil(NumHe_x/2);   % pick some atom near the center of grid 
        
        Vext_VHeHe_on_uscent_true = Vext + ...
	                    fftshift( ifft2( (fftusabssq_all - fftusus(:,:, nHe_cent, nHe_cent) ) .* ...
                                         fftVHeHe_true) )*dxdy;

        Epot_cent = sum(sum( Vext_VHeHe_on_us(:,:, nHe_cent) .* abs(us(:,:, nHe_cent).^2) ))*dxdy;
        Epot_cent_true = sum(sum( Vext_VHeHe_on_uscent_true .* abs(us(:,:, nHe_cent).^2) ))*dxdy;        
        
        Epots_cent_Kelvin = [Epot_cent  Epot_cent_true] * E_R
        
        pause(0.5)
    end
    
    
    
    % - Record the solution periodically so as not to lose it due to unforeseen circumstances:
    if rem(counter, nsave) == 0
        if savemyresults == 1
            save(savedfilename, 'x', 'y', 'space_scale', 'a0', 'per_x', 'per_y', 'E_R', ...
                 'a1vec', 'a2vec', 'g1vec', 'g2vec', ... 
                 'Numper_x', 'Numper_y', 'NumHe_x', 'NumHe_y', ...
                 'xdim', 'ydim', 'xlength', 'ylength', 'Vext_ampl', ... % these are needed only for plotting
                 'Vext', 'softenVHeHe', 'VHeHe_arr', 'Ecutoff', 'scale_VHeHe', ... 
                 'cN', 'Dt', 'tol_D', 'rec_norm_D', 'rec_norm_D_eqs', ...
                 'xcs', 'ycs', 'us', ...
                 'Es_kin_arr_Kelvin', 'Es_pot_relbot_arr_Kelvin', 'Es_pot_reltop_arr_Kelvin');
        end
    end


        
end     


step4plot = 2;
figure(4001);
Numpan_x = NumHe_x;
Numpan_y = NumHe_y/2;
for npan_y = 1 : 2 : NumHe_y
    for npan_x = 1 : Numpan_x
        npan = (npan_y - 1)/2*Numpan_x + npan_x;
        n_of_u = (npan_y - 1)*Numpan_x + npan_x;
        %
        subplot(Numpan_y, Numpan_x, npan)
        mesh( xdim(1:step4plot:end), ydim(1:step4plot:end), ...
              Vext(1:step4plot:end, 1:step4plot:end)/(5*Vext_ampl) ); view(2)
        hold on
        mesh( xdim(1:step4plot:end), ydim(1:step4plot:end), ...
              us(1:step4plot:end, 1:step4plot:end, n_of_u) ); view(2)
        hold off
        xlabel('x'); ylabel('y');
        % xlim([-3 3]); ylim([-3, 3])
        xlim([-xlength/2, xlength/2]);  ylim([-ylength/2, ylength/2]);
%         axis('equal')
        title(['u' int2str(n_of_u)])
    end
end

figure(4002);
for npan_y = 2 : 2 : NumHe_y
    for npan_x = 1 : Numpan_x
        npan = (npan_y - 2)/2*Numpan_x + npan_x;
        n_of_u = (npan_y - 2)*Numpan_x + Numpan_x + npan_x;
        %
        subplot(Numpan_y, Numpan_x, npan)
        mesh( xdim(1:step4plot:end), ydim(1:step4plot:end), ...
              Vext(1:step4plot:end, 1:step4plot:end)/(5*Vext_ampl) ); view(2)
        hold on
        mesh( xdim(1:step4plot:end), ydim(1:step4plot:end), ...
              us(1:step4plot:end, 1:step4plot:end, n_of_u) ); view(2)
        hold off
        xlabel('x'); ylabel('y');
        % xlim([-3 3]); ylim([-3, 3])
        xlim([-xlength/2, xlength/2]);  ylim([-ylength/2, ylength/2]);
%         axis('equal')
        title(['u' int2str(n_of_u)])
    end
end
%         

        
figure(401);
plot(log10(rec_norm_D/Dt),'b');
hold on
plot(log10(rec_norm_D_eqs),'r--');
hold off
legend('Du', 'Deqs')


        
% Note: I started to record them in Kelvin only starting with 20061101.
% 
V_int_totperatom = (Epot_cent_true - sum(sum(Vext .* us(:,:, nHe_cent).^2 ))*dxdy ) /6 * E_R
      % This name was introduced on 2022-05-19; previously it was V_BH (incorrectly so). 
      % This is te total energy with *all* atoms due to their nonlinear interaction, divided by 
      % the number of "equivalent" interacting atoms in each "layer" of neighbors.
      % This number is 6, and hence " / 6" above. 
      % Note that *not only* the nearest neighbors, but all surrounding atoms are included.
      
% J_BC = 2 * trapz(trapz( (u32.^3) .* fftshift( ifft2( fftu22 .* fftVHeHe_true) ) )) *(dxdy)^2 * E_R
%       % The "2*" is for the same reason as above. 
      
t_BH = sum(sum( ( real( ifft2(fftus(:,:, nHe_cent).*mfftdel2) ) + Vext.*us(:,:, nHe_cent) ) .* ...
                     us(:,:, nHe_cent-NumHe_x+1) ))*dxdy * E_R 
        

figure(4102);
plot(xdim, log10(abs(us(Ny/2+1,:, nHe_cent))), 'b', 'linewidth', 2)
xlabel('x, [A]', 'fontsize', 16); ylabel('log_{10} u_{ctr}', 'fontsize', 16);
xlim([min(xdim) max(xdim)]);
set(gca, 'fontsize', 20)


% This line allows one to compute various V-like terms using saved data:
V1_BH = trapz(trapz( (us(:,:,nHe_cent).*us(:,:,nHe_cent)) .* ...
                      fftshift( ifft2( fft2(us(:,:,nHe_cent+1).*us(:,:,nHe_cent+1) ) .* ...
                      fft2(VHeHe_arr) ) ) )) ...
          *(xlength/length(x))^2 * (ylength/length(y))^2 * E_R
      % <n,n |Vint|(n+1),(n+1)>

V2_BH =  trapz(trapz( (us(:,:,nHe_cent+1).*us(:,:,nHe_cent+1)) .* ...
                       fftshift( ifft2( fft2(us(:,:,nHe_cent+1).*us(:,:,nHe_cent+2) ) .* ...
                       fft2(VHeHe_arr) ) ) )) ...
          *(xlength/length(x))^2 * (ylength/length(y))^2 * E_R
      % <(n+1),(n+1) |Vint|(n+1),(n+2)>
      
V3_BH =  trapz(trapz( (us(:,:,nHe_cent+2).*us(:,:,nHe_cent+2)) .* ...
                       fftshift( ifft2( fft2(us(:,:,nHe_cent+2).*us(:,:,nHe_cent+1) ) .* ...
                       fft2(VHeHe_arr) ) ) )) ...
          *(xlength/length(x))^2 * (ylength/length(y))^2 * E_R
      % <(n+2),(n+2) |Vint|(n+1),(n+2)>
      
V4_BH =  trapz(trapz( (us(:,:,nHe_cent-1).*us(:,:,nHe_cent-1)) .* ...
                       fftshift( ifft2( fft2(us(:,:,nHe_cent-1).*us(:,:,nHe_cent) ) .* ...
                       fft2(VHeHe_arr) ) ) )) ...
          *(xlength/length(x))^2 * (ylength/length(y))^2 * E_R
      % <(n-1),(n-1) |Vint|(n-1),n>
            
V5_BH =  trapz(trapz( (us(:,:,nHe_cent-1).*us(:,:,nHe_cent-1)) .* ...
                         fftshift( ifft2( fft2(us(:,:,nHe_cent).*us(:,:,nHe_cent) ) .* ...
                         fft2(VHeHe_arr) ) ) )) ...
          *(xlength/length(x))^2 * (ylength/length(y))^2 * E_R
      % <(n-1),(n-1) |Vint|n,n>
      
V6_BH =  trapz(trapz( (us(:,:,nHe_cent).*us(:,:,nHe_cent)) .* ...
                         fftshift( ifft2( fft2(us(:,:,nHe_cent-1).*us(:,:,nHe_cent-1) ) .* ...
                         fft2(VHeHe_arr) ) ) )) ...
          *(xlength/length(x))^2 * (ylength/length(y))^2 * E_R
      % <n,n |Vint| (n-1),(n-1)>

      Vprime = (V_int_totperatom-V1_BH)/1.63

 if savemyresults == 1
    save(savedfilename, 'x', 'y', 'Nx', 'Ny', 'space_scale', 'a0', 'per_x', 'per_y', 'E_R', ...
         'a1vec', 'a2vec', 'g1vec', 'g2vec', ... 
         'Numper_x', 'Numper_y', 'NumHe_x', 'NumHe_y', ...
         'xdim', 'ydim', 'xlength', 'ylength', 'Vext_ampl', ... % these are needed only for plotting
         'Vext', 'softenVHeHe', 'VHeHe_arr', 'Ecutoff', 'scale_VHeHe', ... 
         'cN', 'Dt', 'tol_D', 'rec_norm_D', 'rec_norm_D_eqs', ...
         'xcs', 'ycs', 'us', ...
         'Es_kin_arr_Kelvin', 'Es_pot_relbot_arr_Kelvin', 'Es_pot_reltop_arr_Kelvin', ...
         'V_int_totperatom', 't_BH', 'V1_BH', 'V2_BH', 'V3_BH', 'V4_BH', 'V5_BH', 'V6_BH', 'Vprime');
 end


 
 ufict = zeros(size(X));
 numnodes_per_x = round( (per_x/space_scale) / dx );
 for nnx = 1 : Nx - numnodes_per_x 
     ufict(:, nnx) = us(:, nnx + numnodes_per_x, 8);
 end
 figure(501);
    mesh( xdim,ydim, Vext/(5*Vext_ampl) ); view(2)
    hold on
    mesh( xdim,ydim, ufict ); view(2)
    hold off
    xlabel('x'); ylabel('y');
    % xlim([-3 3]); ylim([-3, 3])
    xlim([-xlength/2, xlength/2]); % ylim([-ylength/2, ylength/2]);
    axis('equal')
    title('u fictitious')
 
Vxxx_BH =  trapz(trapz( (us(:,:,nHe_cent-1).*us(:,:,nHe_cent-1)) .* ...
                         fftshift( ifft2( fft2(us(:,:,nHe_cent-1).*ufict ) .* ...
                         fft2(VHeHe_arr) ) ) )) ...
          *(xlength/length(x))^2 * (ylength/length(y))^2 * E_R
      
